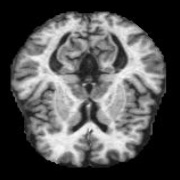
#> input picture Data/Alzheimerr/train_set/MildDemented/MildDemented (1002).jpg, 180 x 180 px; its folder holds only this picture in this run
$ jupyter execute --allow-errors 02_ml_models.ipynb
#> lines starting #> are read from the running program, lines starting #| are printed output that depends on the picture
[cell 1]
import os
import cv2
import numpy as np
from sklearn.ensemble import RandomForestClassifier
from sklearn.metrics import accuracy_score, classification_report

[cell 2]
def prepare_data(folder_path):
#> called with folder_path = '../Data/Alzheimerr/train_set/'
    X = [] # This will hold our images
    y = [] # This will hold our labels (0, 1, 2, 3)

    # Get the names of the folders (MildDemented, etc.)
    categories = os.listdir(folder_path)

    for label_index, category in enumerate(categories):
        category_path = os.path.join(folder_path, category)

        for img_name in os.listdir(category_path):
            # Load the image in Grayscale (Black & White) to keep it simple
            img_path = os.path.join(category_path, img_name)
            img = cv2.imread(img_path, cv2.IMREAD_GRAYSCALE)
#> img is the input picture: shape (180, 180); min 0, max 249, mean 83.1

            # Resize it and flatten it (turn 2D grid into 1D line)
            img = cv2.resize(img, (64, 64))
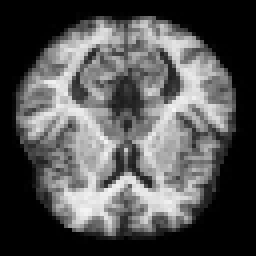
#> img: shape (64, 64) (shown 4 times larger); min 0, max 246, mean 83
            X.append(img.flatten())
            y.append(label_index)
#> pass 2 of the loop in prepare_data, `for label_index, category in enumerate(categories):`:
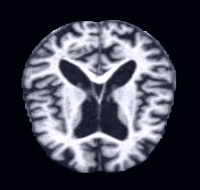
#> input picture Data/Alzheimerr/train_set/ModerateDemented/ModerateDemented (1011).jpg, 200 x 190 px
#> in prepare_data, `img = cv2.resize(img, (64, 64))`:
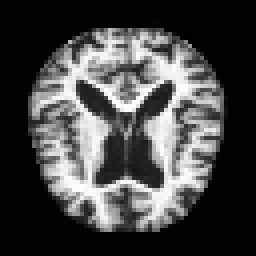
#> img: shape (64, 64) (shown 4 times larger); min 0, max 254, mean 71.1

    return np.array(X), np.array(y)

[cell 3]
train_path = "../Data/Alzheimerr/train_set/"
test_path = "../Data/Alzheimerr/test_set/"

print("Loading training data... please wait.")
X_train, y_train = prepare_data(train_path)
#> y_train = [0, 1]

print("Loading testing data...")
#> (the rest of this cell did not finish here and is left out)


print(f"Loaded {len(X_train)} training images and {len(X_test)} testing images.")

[cell 4]
# Create the model
ml_model = RandomForestClassifier(n_estimators=100, random_state=42)

# Train the model (this is where the learning happens)
print("Training the Random Forest... this might take a minute.")
ml_model.fit(X_train, y_train)
print("Training complete!")

#> (a cell that did not finish here is left out)

[cell 6]
import joblib
import pandas as pd

# Save the Random Forest model
joblib.dump(ml_model, '../Outputs/random_forest_model.pkl')

# Save the accuracy report as a CSV
#> (the rest of this cell did not finish here and is left out)

#> (a cell that did not finish here is left out)

[cell 8]
import matplotlib.pyplot as plt
import seaborn as sns
from sklearn.metrics import confusion_matrix

# 1. Create the Confusion Matrix
#> (the rest of this cell did not finish here and is left out)

[cell 9]
# Get the importance of each "pixel" feature
importances = ml_model.feature_importances_

# We will look at the top 20 most important features
indices = np.argsort(importances)[-20:]

plt.figure(figsize=(10, 6))
plt.title('Top 20 Important Features (Pixels)')
plt.barh(range(len(indices)), importances[indices], align='center', color='teal')
plt.yticks(range(len(indices)), [f'Pixel_{i}' for i in indices])
plt.xlabel('Relative Importance')

plt.savefig('../Outputs/ml_feature_importance.png')
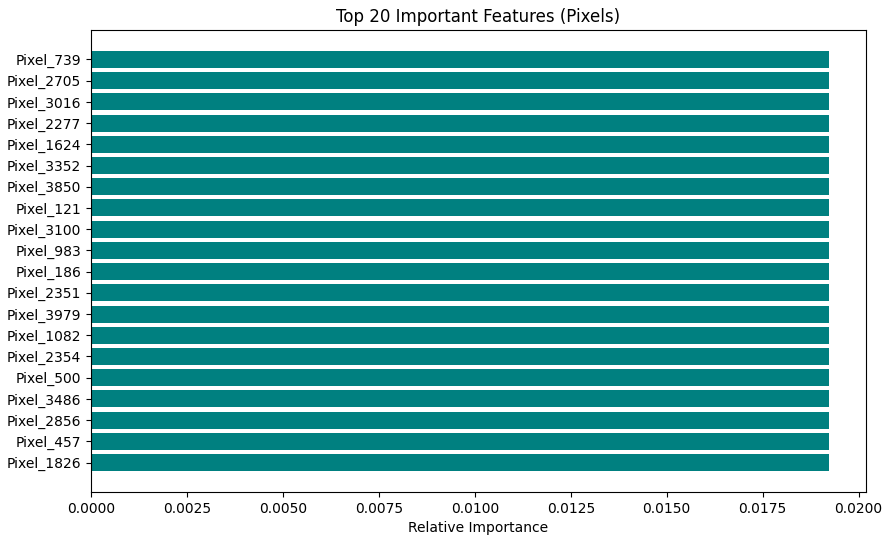
#> figure drawn by matplotlib, 1 panel
plt.show()
